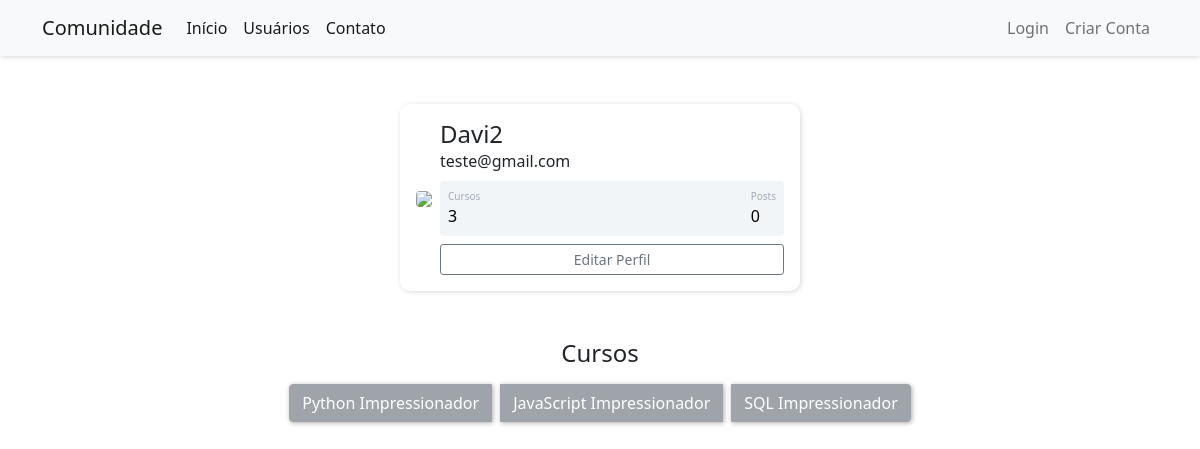
Screenshot of /perfil (signed in) with the database file from the repository.
### comunidade/models.py (models this page shows)
class Usuario(database.Model, UserMixin):
    id = database.Column(database.Integer, primary_key=True)
    username = database.Column(database.String, nullable=False)
    email = database.Column(database.String, nullable=False, unique=True)
    senha = database.Column(database.String, nullable=False)
    foto_perfil= database.Column(database.String, default="default.jpg")
    posts = database.relationship("Post", backref="autor", lazy=True)
    cursos = database.Column(database.String, nullable=False, default="Não Informado")

### comunidade/routes.py (the view)
@app.route("/perfil")
@login_required
def perfil():
    foto_perfil = url_for('static', filename=f'fotos_perfil/{current_user.foto_perfil}')
    return render_template("perfil.html", foto_perfil=foto_perfil)

### comunidade/models.py (called while the page is built)
@login_manager.user_loader
def load_usuario(id_usuario) -> int:
    return Usuario.query.get(int(id_usuario))

### comunidade/templates/perfil.html (shortened to what this page needs)
{% extends "base.html" %}
{% block body %}
    <div class="container mt-5 d-flex justify-content-center">
        <div class="card p-3" style="box-shadow: 1px 1px 5px rgba(0, 0, 0, 0.158);">
            <div class="d-flex align-items-center">
                <div class="image me-2">
                    <img src="{{ foto_perfil }}"
                        class="rounded" width="200">
                </div>
                <div class="ml-3 w-100">
                    <h4 class="mb-0 mt-0">{{ current_user.username }}</h4>
                    <span>{{ current_user.email }}</span>
                    <div class="p-2 mt-2 bg-primary d-flex justify-content-between rounded text-white stats">
                        <div class="d-flex flex-column">
                            {% if "Não Informado" in current_user.cursos %}
                                <span class="articles">Cursos</span>
                                <span class="number1">0</span>
                            {% else %}
                                <span class="articles">Cursos</span>
                                <span class="number1">{{ current_user.cursos.count(";") + 1 }}</span>
                            {% endif %}
                        </div>
                        <div class="d-flex flex-column">
                            <span class="rating">Posts</span>
                            <span class="number3">0</span>
                        </div>
                    </div>
                    <div class="button mt-2 d-flex flex-row align-items-center">
                        <a class="w-100" href="{{ url_for('editar_perfil') }}">
                            <button class="btn btn-sm btn-outline-secondary w-100">Editar Perfil</button>
                        </a>
                    </div>
                </div>
            </div>
        </div>
    </div>
    <div class="container mt-5 d-flex justify-content-center">
        <div class="row">
            <div class="col text-center">
                <strong><h4>Cursos</h4></strong>
                <div class="btn-group d-flex flex-wrap justify-content-center">
                    {% for curso in current_user.cursos.split(";") %}
                        <button type="button" class="btn btn-secondary mt-2 mx-1" style="box-shadow: 1px 1px 5px rgba(0, 0, 0, 0.5);" disabled>{{ curso }}</button>
                    {% endfor %}
                </div>
            </div>
        </div>
    </div>
{% endblock %}

### comunidade/templates/base.html (shortened to what this page needs)
<!DOCTYPE html>
<html lang="pt-br">
<head>
    <link rel="stylesheet" href="https://cdn.jsdelivr.net/npm/bootstrap-icons@1.11.3/font/bootstrap-icons.min.css">
    <link href="https://cdn.jsdelivr.net/npm/bootstrap@5.0.2/dist/css/bootstrap.min.css" rel="stylesheet">
    <link rel="stylesheet" type="text/css" href="{{ url_for('static', filename='main.css') }}">
</head>
<body>
    {% include "navbar.html" %}
    {% block body %}
    {% endblock %}
</body>
</html>

### comunidade/templates/navbar.html (shortened to what this page needs)
<nav class="navbar navbar-expand-lg navbar-light bg-light" style="box-shadow: 1px 1px 5px rgba(0, 0, 0, 0.158);">
    <div class="container-fluid container">
        <a class="navbar-brand" href="{{ url_for('home') }}">Comunidade</a>
        <div class="collapse navbar-collapse" id="navbarSupportedContent">
            <ul class="navbar-nav me-auto mb-2 mb-lg-0">
                <li class="nav-item">
                    <a class="nav-link active" aria-current="page" href="{{ url_for('home') }}">Início</a>
                </li>
                <li class="nav-item">
                    <a class="nav-link active" href="{{ url_for('usuarios') }}">Usuários</a>
                </li>
                <li class="nav-item">
                    <a class="nav-link active" href="{{ url_for('contato') }}">Contato</a>
                </li>
            </ul>
            <ul class="d-flex navbar-nav">
                <li class="nav-item">
                    <a class="nav-link" href="{{ url_for('login') }}">Login</a>
                </li>
                <li class="nav-item">
                    <a class="nav-link" href="{{ url_for('login') }}">Criar Conta</a>
                </li>
            </ul>
        </div>
    </div>
</nav>

### comunidade/static/main.css (style rules this page uses)
.card { width: 400px; border: none; border-radius: 10px; background-color: #fff; }
.stats { background: #f2f5f8 !important; color: #000 !important; }
.articles { font-size: 10px; color: #a1aab9; }
.number1 { font-weight: 500; }
.rating { font-size: 10px; color: #a1aab9; }
.number3 { font-weight: 500; }

### rows the page displays
Usuario: username "Davi2", email "teste@gmail.com", cursos "3"

### other values shown
{{ curso }} "Python Impressionador" "JavaScript Impressionador" "SQL Impressionador"
